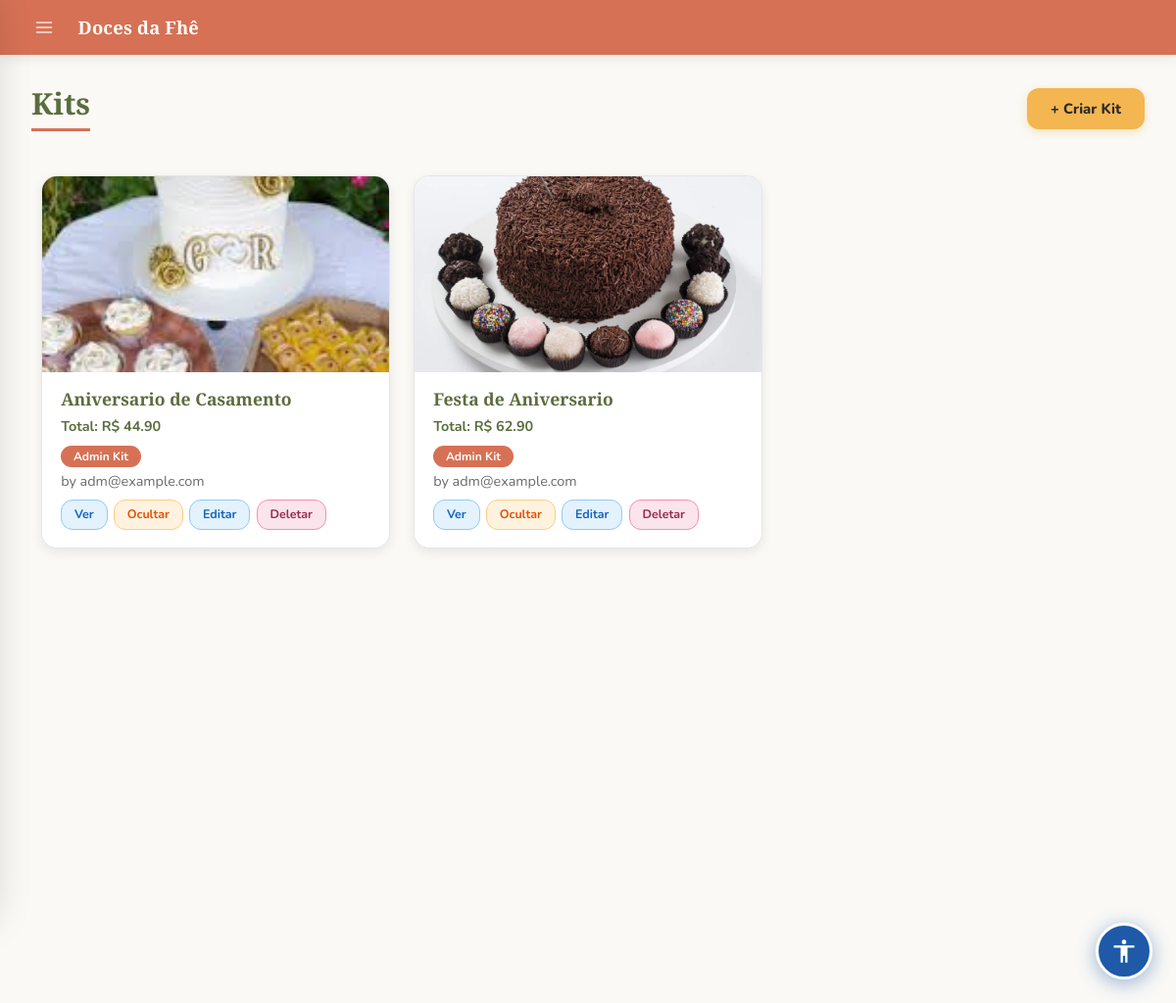
The page /kits (signed in) on the database as committed earlier.
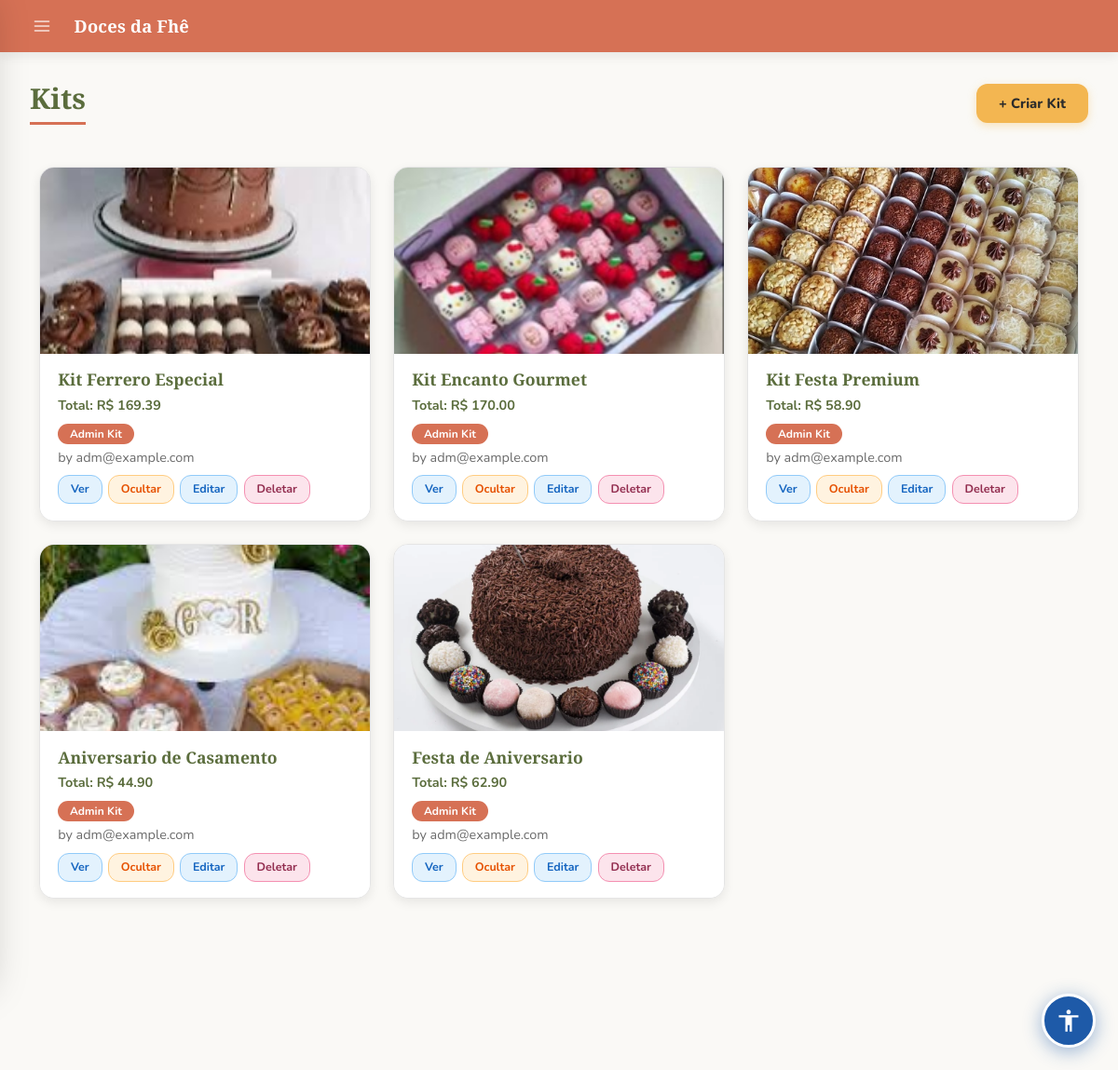
The same page on the database as committed later.
### models.py (models this page shows, shortened)
class Kit(db.Model):
    __tablename__ = 'kits'
    id = db.Column(db.Integer, primary_key=True)
    name = db.Column(db.String(200), nullable=False)
    description = db.Column(db.Text, nullable=True)
    created_by = db.Column(
        db.Integer, db.ForeignKey('users.id'), nullable=False)
    is_admin_kit = db.Column(db.Boolean, default=False)   # True = admin kit
    ativo = db.Column(db.Boolean, default=True, nullable=False)
    created_at = db.Column(db.DateTime, default=datetime.utcnow)
    updated_at = db.Column(
        db.DateTime, default=datetime.utcnow, onupdate=datetime.utcnow)
    image_url      = db.Column(db.String(500), nullable=True)
    estoque        = db.Column(db.Integer, default=0, nullable=False)
    estoque_minimo = db.Column(db.Integer, default=5, nullable=False)
    products = db.relationship(
        'KitProduct', backref='kit', cascade='all, delete-orphan')
    creator = db.relationship('User', backref='kits')
    @property
    def total_price(self):
        return sum(kp.product.price * kp.quantity for kp in self.products)

class Product(db.Model):
    __tablename__ = "products"
    id          = db.Column(db.Integer, primary_key=True)
    name        = db.Column(db.String(200), nullable=False, index=True)
    description = db.Column(db.String(800), nullable=False)
    image_url   = db.Column(db.String(300))
    price       = db.Column(db.Numeric(10, 2), nullable=False)
    category          = db.Column(db.String(100), nullable=True, default='geral')  # ✅ NOVO
    ativo             = db.Column(db.Boolean, default=True, nullable=False)
    estoque           = db.Column(db.Integer, default=0, nullable=False)
    estoque_minimo    = db.Column(db.Integer, default=5, nullable=False)
    quantidade_minima = db.Column(db.Integer, default=1, nullable=False)
    quantidade_maxima = db.Column(db.Integer, nullable=True)
    created_at     = db.Column(db.DateTime, default=datetime.utcnow)

class KitProduct(db.Model):
    __tablename__ = 'kit_products'
    kit_id = db.Column(db.Integer, db.ForeignKey('kits.id'), primary_key=True)
    product_id = db.Column(db.Integer, db.ForeignKey(
        'products.id'), primary_key=True)
    quantity = db.Column(db.Integer, default=1)
    added_at = db.Column(db.DateTime, default=datetime.utcnow)
    product = db.relationship('Product')

class User(db.Model, UserMixin):
    __tablename__ = "users"
    id       = db.Column(db.Integer, primary_key=True)
    email    = db.Column(db.String(120), unique=True, nullable=False, index=True)
    password = db.Column(db.String(200), nullable=False)
    name     = db.Column(db.String(120), nullable=True)   # ✅ NOVO
    phone    = db.Column(db.String(20), nullable=False)
    cep      = db.Column(db.String(8), nullable=False)
    is_admin = db.Column(db.Boolean, default=False, nullable=False)
    reset_token        = db.Column(db.String(100), unique=True, nullable=True)
    reset_token_expiry = db.Column(db.DateTime, nullable=True)
    created_at = db.Column(db.DateTime, default=datetime.utcnow)

### app.py (the view)
@app.route('/kits')
@login_required
def list_kits():
    if current_user.is_admin:
        kits = Kit.query.order_by(Kit.created_at.desc()).all()
    else:
        kits = Kit.query.filter(
            (Kit.created_by == current_user.id) | (Kit.is_admin_kit == True)
        ).order_by(Kit.created_at.desc()).all()
    return render_template('kits/list.html', kits=kits)

### app.py (called while the page is built)
@login_manager.user_loader
def load_user(user_id):
    return User.query.get(int(user_id))

@app.context_processor
def inject_globals():
    if current_user.is_authenticated:
        total_itens = db.session.query(
            db.func.sum(CarrinhoItem.quantidade)
        ).filter_by(user_id=current_user.id).scalar() or 0
    else:
        total_itens = 0
    site_config = SiteConfig.query.first()
    return dict(carrinho_total=total_itens, site_config=site_config)

### templates/kits/list.html (shortened to what this page needs)
{% extends "admin/base.html" %}
{% block styles %}
<link rel="stylesheet" href="{{ url_for('static', filename='admin.css') }}">
{% endblock %}
{% block content %}
<div class="page-header">
  <h2>Kits</h2>
  {% if current_user.is_admin %}
    <div class="page-header-actions">
      <a href="{{ url_for('create_kit') }}" class="btn-primary">+ Criar Kit</a>
    </div>
  {% endif %}
</div>
{% if kits %}
  <div class="container mt-3">
    <div class="row g-4">
      {% for kit in kits %}
      <div class="col-md-6 col-lg-4">
        <div class="card h-100" {% if not kit.ativo %}style="opacity:0.5;"{% endif %}>
          {% if kit.image_url %}
            <img src="{{ url_for('static', filename=kit.image_url) }}" alt="{{ kit.name }}">
          {% else %}
            <div class="d-flex align-items-center justify-content-center bg-secondary text-white" style="height:200px;">
              No image
            </div>
          {% endif %}
          <div class="card-body">
            <h5>{{ kit.name }}</h5>
            <p><strong>Total: R$ {{ "%.2f"|format(kit.total_price) }}</strong></p>
            {% if kit.is_admin_kit %}
              <span class="badge">Admin Kit</span>
            {% endif %}
            <p class="mt-1" style="font-size:.82rem; color:var(--color-text-light);">
              by {{ kit.creator.email }}
            </p>
            <div class="acoes-wrap mt-2">
              <a href="{{ url_for('view_kit', kit_id=kit.id) }}" class="btn-acao btn-editar">Ver</a>
              {% if current_user.is_admin %}
                <form method="POST" action="{{ url_for('toggle_kit_ativo', kit_id=kit.id) }}" style="display:inline;">
                  <button type="submit" class="btn-acao btn-toggle">
                    {% if kit.ativo %}Ocultar{% else %}Mostrar{% endif %}
                  </button>
                </form>
              {% endif %}
              {% if current_user.is_admin or kit.creator_id == current_user.id %}
                <a href="{{ url_for('edit_kit', kit_id=kit.id) }}" class="btn-acao btn-editar">Editar</a>
                <form method="POST" action="{{ url_for('delete_kit', kit_id=kit.id) }}" style="display:inline;" onsubmit="return confirm('Deletar {{ kit.name }}?')">
                  <button type="submit" class="btn-acao btn-deletar">Deletar</button>
                </form>
              {% endif %}
            </div>
          </div>
        </div>
      </div>
      {% endfor %}
    </div>
  </div>
{% else %}
  <p>Nenhum kit encontrado.
    {% if current_user.is_admin %}Crie seu primeiro kit!{% endif %}
  </p>
{% endif %}
{% endblock %}

Rows that differ between the two databases and show on the page:
added Kit: image_url (picture), name "Kit Ferrero Especial", is_admin_kit "Admin Kit", creator.email "adm@example.com", ativo "Ocultar"
added Product: total_price "169.39"
added Kit: image_url (picture), name "Kit Encanto Gourmet", {{ "%.2f"|format(kit.total_price) }} "170.00", is_admin_kit "Admin Kit", creator.email "adm@example.com", ativo "Ocultar"
added Kit: image_url (picture), name "Kit Festa Premium", {{ "%.2f"|format(kit.total_price) }} "58.90", is_admin_kit "Admin Kit", creator.email "adm@example.com", ativo "Ocultar"
